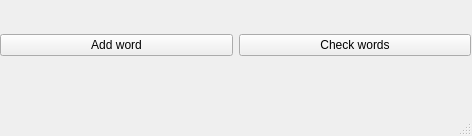
<?xml version="1.0" encoding="UTF-8"?>
<ui version="4.0">
 <class>dictionary</class>
 <widget class="QMainWindow" name="dictionary">
  <property name="geometry">
   <rect>
    <x>0</x>
    <y>0</y>
    <width>472</width>
    <height>136</height>
   </rect>
  </property>
  <property name="windowTitle">
   <string>dictionary</string>
  </property>
  <widget class="QWidget" name="centralwidget">
   <widget class="QWidget" name="">
    <property name="geometry">
     <rect>
      <x>0</x>
      <y>10</y>
      <width>471</width>
      <height>71</height>
     </rect>
    </property>
    <layout class="QGridLayout" name="gridLayout">
     <item row="0" column="1">
      <widget class="QPushButton" name="pushButton_3">
       <property name="text">
        <string>Check words</string>
       </property>
      </widget>
     </item>
     <item row="0" column="0">
      <widget class="QPushButton" name="pushButton">
       <property name="text">
        <string>Add word</string>
       </property>
      </widget>
     </item>
    </layout>
   </widget>
  </widget>
  <widget class="QMenuBar" name="menubar">
   <property name="geometry">
    <rect>
     <x>0</x>
     <y>0</y>
     <width>472</width>
     <height>21</height>
    </rect>
   </property>
  </widget>
  <widget class="QStatusBar" name="statusbar"/>
 </widget>
 <resources/>
 <connections/>
</ui>
